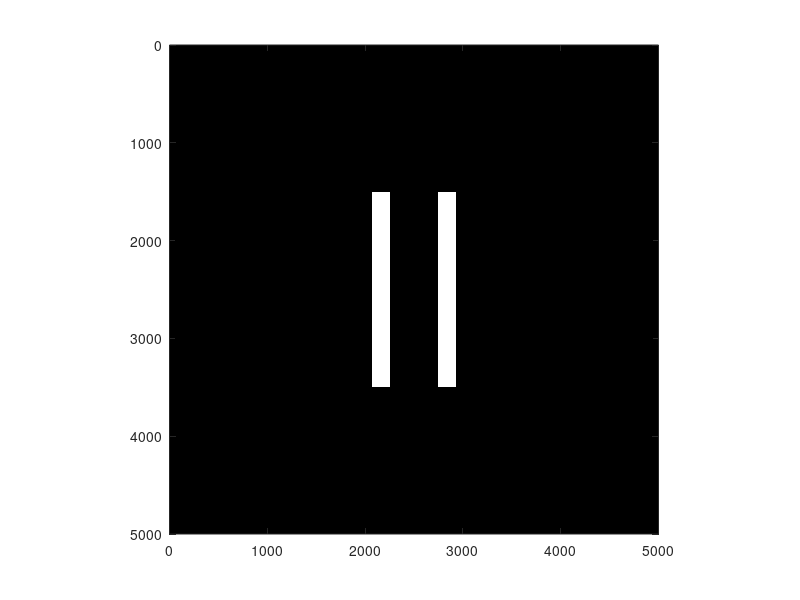

MATLAB code to generate this figure:
%OPT211 Final
%Ezra Alcon-Kirshman

%Part 1

% %question A
% 
% disp('Question A')
% 
% % i 
% disp('i')
% w = linspace(-2*pi,2*pi,8)
% 
% %ii
% disp('ii')
% yx = [0 1 2 3 4 5 6 7 8 9 10]
% 
% %iii
% disp('iii')
% g3 = 16:.5:20

%question B

% disp('Question B')
% 
% x = linspace(1,5);
% 
% y1x = 13.*exp(-2.*x)+2;
% 
% y2x = 13.*exp(-2.*x)+4*exp(-0.75.*x);
% 
% plot(x,y1x,x,y2x)

%question C

% %i
% A = [-5 1 2;4 6 -3;1 -2 1];
% 
% %ii
% inv(A);
% 
% %iii
% 
% eye(3)*A;
% 
% %iv
% 
% B = A(:,2);
% 
% %v
% 
% B(2,1) = -5;
% 
% %vi
% 
%  C = [A B];
% 
%  %vii
% 
%  rref(C);
% 
%  %the answers to the system are -1.57, -1.2, -2.83

%question D 

% function OPT211_Final_Part1D_EAK
% 
% % OPT211 Part 1 D 4/20/24
% % Is my number positive or negitive?
% % Inputs include and real valued number 
% % Outputs include "The input number is positive","The input number is negative","The input number is precisely zero."
% % By Ezra A-K
% 
% 
% N = input('Please input a number between negative infinity and infinity ');
% 
% if (N > 0)
%     disp('The input number is positive.');
% elseif (N < 0)
%         disp('The input number is negative.');
% elseif (N == 0)
%         disp('The input number is precisely zero.');
% else
%     warning('The input must be a number.');
% end

%Question E

% disp('It is important to recognise what color gradient you are using to represent the functions and perspective you chose')
% disp('becuase with an inproper view or color sceme it can be hard to tell what a graph is supposed to represnt.')

%PART 2

%Question A

% x = linspace(-2,5);
% y = linspace(0,25);
% 
% [x1,y1] = meshgrid(x,y);
% 
% z = sin(exp(x1)).*cos(log(y1));
% 
% figure(1)
% surf(z,'MeshStyle','none') 
% xlabel('x [Arb. Units]')
% ylabel('y [Arb. Units]')
% zlabel('z [Arb. Units')
% colormap('sky')
% title('Surf Graph of function f(x,y)')
% 
% figure(2)
% imagesc(z) %create image 
% xlabel('x [Arb. Units]')
% ylabel('y [Arb. Units]')
% c2 = colorbar; %show color bar 
% c2.Label.String = 'z [Arb. Units]'; %Label color bar
% set(gca,'Ydir','normal') %Get current axis and change direction of y-axis
% colormap('sky')
% title('Imagesc Graph of function f(x,y)')

%Question B


% Define Aperture field

apl = 5000; % Size of the aperture field
ap = zeros(apl); % Define actual aperture plane
ap(1500:3500 , 2075:2250) = 1;
ap(1500:3500 , 2750:2925) = 1;

% Plot the aperture field
figure(1)
imagesc(ap) % Plot image of the aperture field
colormap gray % Set the color of the aperture field plot
axis equal % Set the display scale of the axes
axis([0 apl 0 apl]) % Set axes limits to size of aperture field


